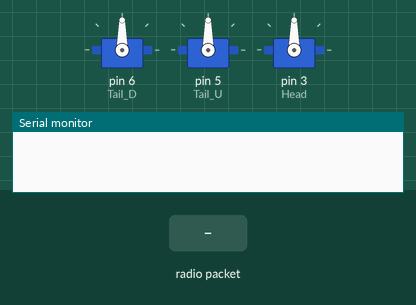
This sketch was run on a simulated Arduino Uno, built with avr-gcc and run on an emulated ATmega328P. On the bench: 3 × servo, the last lines printed to the serial monitor. Inputs (shaded band) come from the test bench. No radio packets arrive unless stated.

Above: at 1.2 s.
1.3 s: radio packet "1" arrives
At 3.8 s:
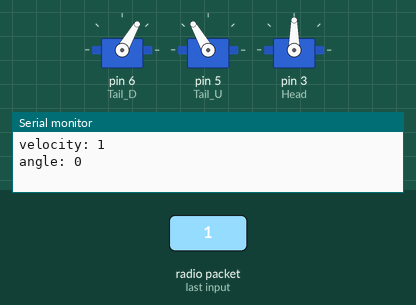
4.3 s: radio packet "3" arrives
At 4.9 s:
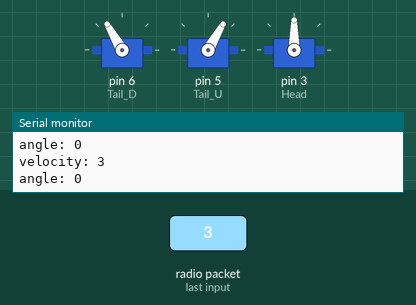
5.9 s: radio packet "2" arrives
Timing chart, 0 to 8.9 s (numbered marks = the images above; inputs shaded):
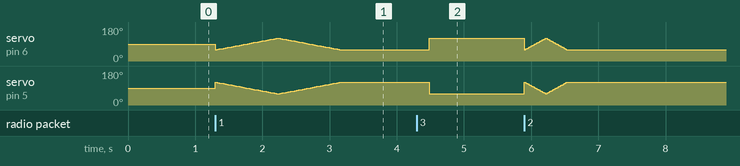

Measured:
- after the input at 4.3 s, servo on pin 6 (Tail_D): 60° → 120° after 0.18 s; servo on pin 5 (Tail_U): 120° → 60° after 0.18 s

The sketch:

PatrolFish.ino
```cpp
/*
 * Team Id:          5066
 * Author List :     Srinivas A, Aikansh Prakash Shenoy,
 *                   Shrikrishna Bhagirath Rajule, Md Tauseeq Zuman
 * File name:        PatrolFish
 * Theme:            Patrol Fish(PF)
 * Functions:        setup, loop, low, medium, high
 * Global variables: radio, address, Tail_D, Tail_U, Head
 */

#include <SPI.h>
#include <nRF24L01.h>
#include <RF24.h>
#include <Servo.h>

//radio: creates an object RF24 of the library RF24, input arguments are CE, CSN pin number
RF24 radio(7, 8);

//address: represents the address or pipe through which communication happens
const byte address[6] = "00001";
//Tail_D: will represent the tail servo(bottom) pwm pin number
Servo Tail_D;
//Tail_U: will represent the tail servo(top) pwm pin number
Servo Tail_U;
//Head: will represent the head servo pwm pin number
Servo Head;

void setup() {
/*
 * Function Name: setup
 * Input:         None
 * Output:        None
 * Logic:         Initial setup of all the devices connected, runs only once,
 *                function is called by the sketch
 */
  //Setting up the NRF24L01
  radio.begin();
  radio.openReadingPipe(0, address);
  radio.setPALevel(RF24_PA_MIN);
  radio.startListening();

  //Setting up the Head, Tail mechanisms servo and Serial Monitor
  Tail_D.attach(6);
  Tail_U.attach(5);
  Head.attach(3);
  Serial.begin(9600);
}

void loop() {
/*
 * Function Name: loop
 * Input:         None
 * Output:        None
 * Logic:         recieve the command from the joystic and control the servos
 *                accordingly, runs repeatedly and contains the main code,
 *                function is called by the sketch
 */

  //velocity: will contain the speed mode, ranges from 1 to 3
  int velocity;
  //i: contains the value of offset for servo sweep, ranges from -30 to +30
  int i;

  if (radio.available()) { //checking if NRF24L01 is ready to recieve the data

    //reciever: buffer for recieving the data
    char reciever[50];
    radio.read(&reciever, sizeof(reciever)); //Recieving the Command from Joystick

    //Processing the recieved command

    //command: buffer for the recieved command in String format
    String command = String(reciever);

    //vel: contains the speed mode in String format
    String vel = command.substring(0,1);

    //angle: contains the value of offset for servo sweep in string format
    String angle = command.substring(1);

    velocity = vel.toInt();   //converting the speed mode from string to integer format
    i = angle.toInt();        //converting the offset for servo sweep from string to integer format

    //displaying the speed mode and the offset for servo sweep in serial monitor
    Serial.print("velocity: ");
    Serial.println(velocity);
    Serial.print("angle: ");
    Serial.println(i);
  }

  //Switch case for controlling speed and direction of patrol fish
  switch(velocity)
  {
    case 1: low(i); break;    //Calls the function low in case of velocity value 1
    case 2: medium(i); break; //Calls the function medium in case of velocity value 2
    case 3: high(i); break;   //Calls the function high in case of velocity value 3
    default : break;
  }

}

void low(int i)
{
    /*
     * Function Name:  low
     * Input:          'i' the value of offset for servo sweep
     * Output:         None
     * Logic:          contains two 'for' loops which help sweep the servo from left to right and
     *                 again from right to left with the delay of 30ms(low speed) within each iteration of
     *                 'for' loop, the offset for servo sweep is added to the initial and the final
     *                 position of the servo, the head servo will also sweep through 90-i degree.
     * Example Call:   low(10);
     */

    //ang : will iterate from 60+i to 120+i in steps of 2
    for(int ang = 60 + i; ang <= 120 + i; ang = ang+2)
    {
      Tail_D.write(ang);
      Tail_U.write(180-ang);
      Head.write(90-i);
      delay(30);
    }

    //ang : will iterate from 120+i to 60+i in steps of 2
    for(int ang = 120 + i; ang >= 60 + i; ang = ang-2)
    {
      Tail_D.write(ang);
      Tail_U.write(180-ang);
      Head.write(90-i);
      delay(30);
    }
}

void medium(int i)
{
    /*
     * Function Name:  medium
     * Input:          'i' the value of offset for servo sweep
     * Output:         None
     * Logic:          contains two 'for' loops which help sweep the servo from left to right and
     *                 again from right to left with the delay of 10ms(medium speed) within each iteration of
     *                 'for' loop, the offset for servo sweep is added to the initial and the final
     *                 position of the servo, the head servo will also sweep through 90-i degree.
     *
     * Example Call:   medium(10);
     */

    //ang : will iterate from 60+i to 120+i in steps of 2
    for(int ang = 60 + i; ang <= 120 + i; ang = ang+2)
    {
      Tail_D.write(ang);
      Tail_U.write(180-ang);
      Head.write(90-i);
      delay(10);
    }

    //ang : will iterate from 120+i to 60+i in steps of 2
    for(int ang = 120 + i; ang >= 60 + i; ang = ang-2)
    {
      Tail_D.write(ang);
      Tail_U.write(180-ang);
      Head.write(90-i);
      delay(10);
    }
}

void high(int i)
{
    /*
     * Function Name:  high
     * Input:          'i' the value of offset for servo sweep
     * Output:         None
     * Logic:          sweeps the servo through 60 degrees from left to right over time interval of 180ms(high speed)
     *                 and again through 60 degrees from right to left over the time interval of 180ms, the offset
       *                 for servo sweep is added to the angle of sweep, the head servo will also sweep through 90-i degree.
     * Example Call:   high(10);
     */

    Tail_D.write(60+i);
    Tail_U.write(180-(60+i));
    Head.write(90-i);
    delay(180);
    Tail_D.write(120+i);
    Tail_U.write(180-(120+i));
    Head.write(90-i);
    delay(180);
}
```
